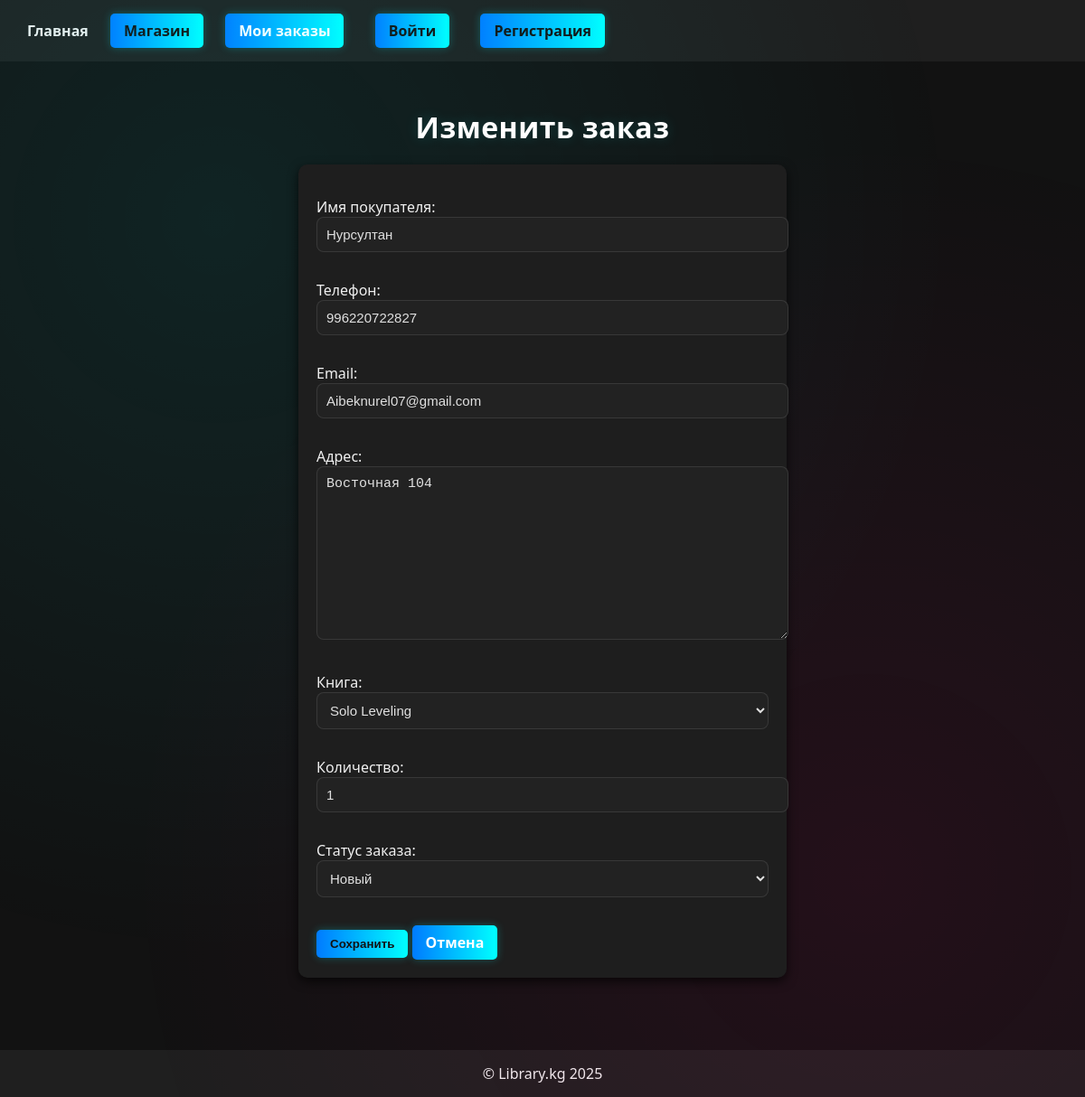
The page /basket/edit/1/ on the database as committed earlier.
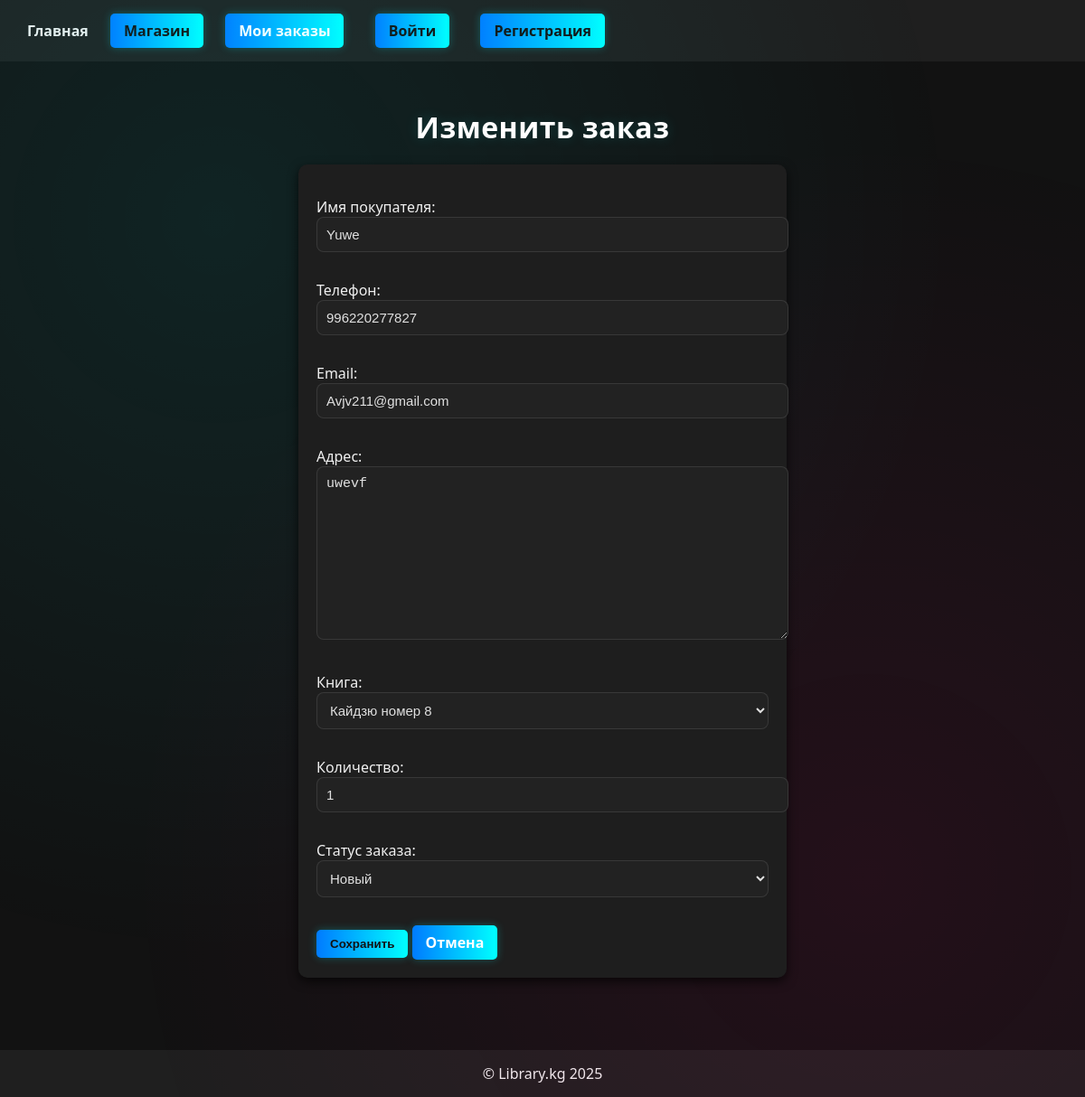
The same page on the database as committed later.
### basket/models.py (models this page shows, shortened)
class Order(models.Model):
    STATUS_CHOICES = (
        ('new', 'Новый'),
        ('processing', 'В обработке'),
        ('done', 'Выполнен'),
        ('cancelled', 'Отменён'),
    )
    customer_name = models.CharField("Имя покупателя", max_length=200)
    customer_phone = models.CharField("Телефон", max_length=50, blank=True)
    customer_email = models.EmailField("Email", blank=True)
    customer_address = models.TextField("Адрес", blank=True)
    book = models.ForeignKey('books.Books', on_delete=models.CASCADE, related_name='orders', verbose_name="Книга")
    quantity = models.PositiveIntegerField("Количество", default=1)
    status = models.CharField("Статус заказа", max_length=20, choices=STATUS_CHOICES, default='new')
    created_at = models.DateTimeField("Дата создания", auto_now_add=True)
    updated_at = models.DateTimeField("Дата обновления", auto_now=True)
    class Meta:
        verbose_name = "Заказ"
        verbose_name_plural = "Заказы"
        ordering = ['-created_at']

### basket/views.py (the view)
# urls.py: path('edit/<int:pk>/', views.order_edit, name='order_edit'),
def order_edit(request, pk):
    order = get_object_or_404(Order, pk=pk)
    if request.method == 'POST':
        form = OrderForm(request.POST, instance=order)
        if form.is_valid():
            form.save()
            return redirect('basket:order_list')
    else:
        form = OrderForm(instance=order)
    return render(request, 'basket/order_form.html', {'form': form})

### basket/forms.py
class OrderForm(forms.ModelForm):
    class Meta:
        model = Order
        fields = ['customer_name', 'customer_phone', 'customer_email', 'customer_address', 'book', 'quantity', 'status']

### books/models.py (called while the page is built)
    def __str__(self):
        return self.title

### basket/templates/basket/order_form.html (shortened to what this page needs)
{% extends "base.html" %}
{% block content %}
<h1 style="text-align:center; margin-bottom:20px;">{% if form.instance.pk %}Изменить заказ{% else %}Новый заказ{% endif %}</h1>
<form method="post">
    {{ form.as_p }}
    <button type="submit" class="btn btn-add">Сохранить</button>
    <a href="{% url 'basket:order_list' %}" class="btn btn-orders">Отмена</a>
</form>
{% endblock %}

Rows that differ between the two databases and show on the page:
changed Order "Новый": customer_name "Нурсултан" → "Yuwe"; customer_phone "996220722827" → "996220277827"; customer_email "Aibeknurel07@gmail.com" → "Avjv211@gmail.com"; customer_address "Восточная 104" → "uwevf"; book "Solo Leveling" → "Кайдзю номер 8"
